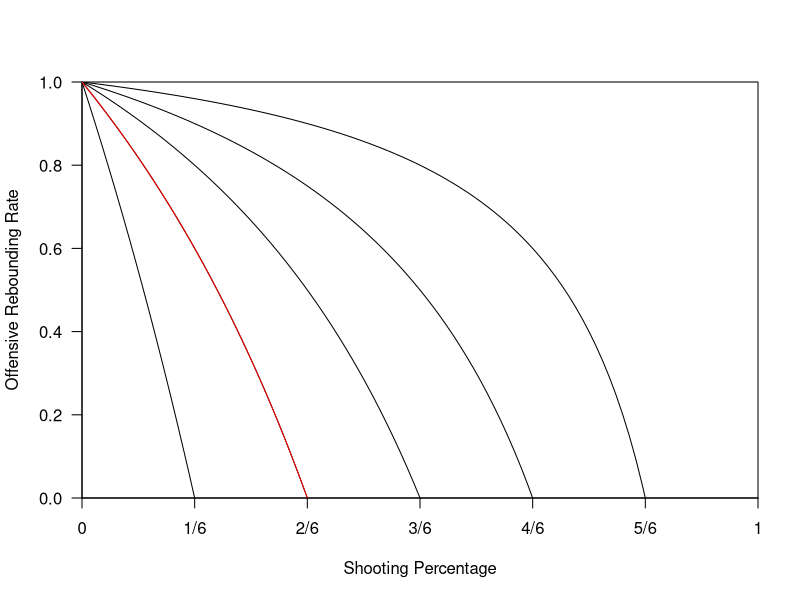

Write R code to recreate this figure.
## ---- chunk 1
alphaNBA = function(p,v){return(1-p/(1-p)*(1/v-1))}
V = c(1:5)/6
plot(NULL,xlim=c(0,1),ylim=c(0,1), xlab='Shooting Percentage',ylab='Offensive Rebounding Rate',las=1,xaxs='i',yaxs='i',xaxt='n')
axis(1,at=c(0:6)/6,labels=c('0','1/6','2/6','3/6','4/6','5/6','1'))
for(v in V){ plot(Vectorize(function(p){return(alphaNBA(p,v))}),add=TRUE) }
plot(Vectorize(function(p){return(alphaNBA(p,1/3))}),col='red',add=TRUE)
